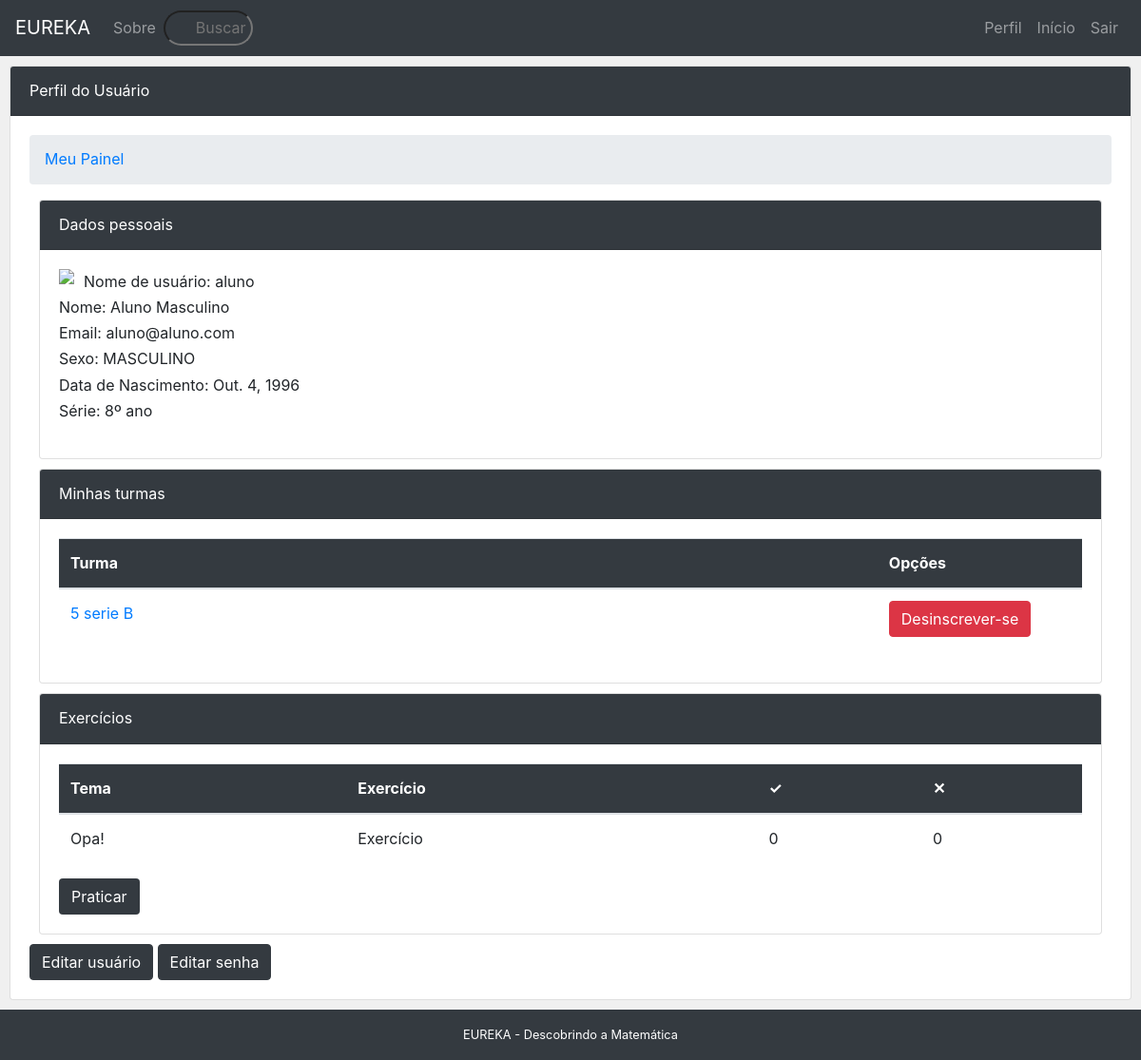
The app's page /usuario/ (signed in) with its own data.
### core/models.py (models this page shows)
class Usuario(AbstractBaseUser, PermissionsMixin):
	USER_OPTIONS = (
		('PROFESSOR', 'Professor'),
		('ALUNO', 'Aluno'),
	)
	GENDER_OPTIONS = (
		('MASCULINO', 'M'),
		('FEMININO', 'F'),
	)
	username = models.CharField('Nome de Usuário', max_length=30, unique=True, validators = [validators.RegexValidator(re.compile('^[\w.@+-]+$'), 'O nome de usuário só pode conter letras, dígitos ou os seguintes caracteres @/./+/-/_', 'invalid')])
	name = models.CharField('Nome', max_length=100)
	gender = user_type = models.CharField('Sexo', max_length=9, choices=GENDER_OPTIONS, default='MASCULINO')
	birth_date = models.DateField('Data de Nascimento', null=True, blank = True)
	grade = models.IntegerField('Série', validators=[MaxValueValidator(9), MinValueValidator(1)], null=True, blank = True)
	email = models.EmailField('Email', max_length=256, blank=True, unique=True)
	image = models.ImageField(upload_to='core/images', verbose_name = 'Imagem', null = True, blank = True)
	user_type = models.CharField('Tipo', max_length=9, choices=USER_OPTIONS, default='ALUNO')
	created_at = models.DateTimeField('Criado em', auto_now_add=True)
	updated_at = models.DateTimeField('Atualizado em', auto_now=True)
	is_active = models.BooleanField('Esta ativo?', blank=True, default=True)
	is_staff = models.BooleanField('Admin', blank=True, default=False)
	date_joined = models.DateTimeField('Data de cadastro', auto_now_add=True)
	objects = UserManager()
	USERNAME_FIELD = 'username'
	REQUIRED_FIELDS = ['email','name','gender','birth_date','user_type']
	def __str__(self):
		return self.name
	class Meta:
		verbose_name = 'Usuário'
		verbose_name_plural = 'Usuários'

class Aluno_Turma(models.Model):
	turma_id = models.ForeignKey('Turma', related_name = 'matriculas', on_delete=models.CASCADE)
	aluno_id = models.ForeignKey(get_user_model(), verbose_name = 'Usuário', related_name = 'matriculas', on_delete=models.CASCADE, null = True)
	class Meta:
		verbose_name = 'Inscrição'
		verbose_name_plural = 'Inscrições'
		unique_together = (('aluno_id','turma_id'),)

class Turma(models.Model):
	COURSE_OPTIONS = (
		('PUBLICA', 'Pública'),
		('PRIVADA', 'Privada'),
	)
	name = models.CharField('Nome', max_length=100)
	course_type = models.CharField('Tipo', max_length=9, choices=COURSE_OPTIONS, default='PUBLICA')
	responsible = models.ForeignKey('Usuario', verbose_name='Responsável', on_delete=models.CASCADE)
	created_at = models.DateTimeField('Criado em', auto_now_add=True)
	updated_at = models.DateTimeField('Atualizado em', auto_now=True)
	def __str__(self):
		return self.name

class Aluno_Exercicio(models.Model):
	exercicio_id = models.ForeignKey('Exercicio', verbose_name='Exercício', on_delete=models.CASCADE, default=1)
	aluno_id = models.ForeignKey('Usuario', on_delete=models.CASCADE, default=1)
	corrects = models.IntegerField('Certos', default=0)
	wrongs = models.IntegerField('Errados', default=0)
	score = models.FloatField('Nota final', blank=True, null=True)
	score_2 = models.FloatField('Nota da prática', blank=True, null=True)
	def __str__(self):
		return self.aluno_id.name+" concluiu o exercício "+self.exercicio_id.name

class Exercicio(models.Model):
	name = models.CharField('Nome', max_length=100, default='Exercicio')
	tema_id = models.ForeignKey('Tema', on_delete=models.CASCADE, default=1)
	multiple_times = models.BooleanField('Pode ser feito mais de uma vez', default=False)
	created_at = models.DateTimeField('Criado em', auto_now_add=True)
	updated_at = models.DateTimeField('Atualizado em', auto_now=True)
	class_id = models.ForeignKey('Aula', verbose_name='Aula', on_delete=models.CASCADE, blank=True, null=True)
	def __str__(self):
		return self.name

class Tema(models.Model):
	name = models.CharField('Nome', max_length=100)
	turma_id = models.ForeignKey('Turma', on_delete=models.CASCADE)
	responsible = models.ForeignKey('Usuario', verbose_name='Responsável', on_delete=models.CASCADE)
	created_at = models.DateTimeField('Criado em', auto_now_add=True)
	updated_at = models.DateTimeField('Atualizado em', auto_now=True)
	def __str__(self):
		return self.name

### core/views/user.py (the view)
# urls.py: path('usuario/', views.usuario, name='usuario'),
@login_required
def usuario(request):
	turmas = Turma.objects.filter(responsible= request.user)
	aluno_exercicios = Aluno_Exercicio.objects.filter(aluno_id=request.user)
	print(aluno_exercicios)
	context = {
		'turmas' : turmas,
		'aluno_exercicios' : aluno_exercicios
	}
	return render(request,'user/usuario.html', context)

### core/templatetags/version.py (called while the page is built)
@register.simple_tag
def load_my_courses(user):
	return Aluno_Turma.objects.filter(aluno_id=user)

### core/templates/user/usuario.html (shortened to what this page needs)
{% extends "base.html" %}
{% load version %}
{% block content %}
<div class="card cardEspecial">
	<div class="card-header bg-dark text-white">
		Perfil do Usuário
	</div>
	<div class="card-body">
		<div class="pure-u-1">
			<ul class="breadcrumb">
				{% block breadcrumb %}
				<li><a href="{% url 'usuario' %}">Meu Painel</a></li>
				{% endblock %}
			</ul>
		</div>
		<div>
			{% block dashboard_content %}
				<div class="card">
					<div class="card-header bg-dark text-white">
						Dados pessoais
					</div>
					<div class="card-body">
						{% if user.image %}
						<img src="{{ user.image.url }}"style=" width: 150px; height: 170px; margin-right: 10px;" class="img-fluid" align="left">
						{% else %}
						<img src="https://www.cisidat.org.mx/home/wp-content/uploads/2016/10/no-user.jpg" style="max-width:150px; margin-right: 10px;" class="img-fluid" align="left">
						{% endif %}
						<p>Nome de usuário: {{user.username}}<br>
						Nome: {{user.name}}<br>
						Email: {{user.email}}<br>
						Sexo: {{user.gender}}<br>
						Data de Nascimento: {{user.birth_date}}<br>
						{% if user.user_type == 'ALUNO' %}
						Série: {{user.grade}}º ano<br></p>
						{% endif %}
					</div>
				</div>
				<div class="card cardEspecial">
					<div class="card-header bg-dark text-white">
						Minhas turmas
					</div>
					<div class="card-body">
						<div class="table-responsive">
							<table class="table">
								<thead class="bg-dark text-white">
									<tr>
										<th scope="col">Turma</th>
										<th scope="col" style="width: 20%">Opções</th>
									</tr>
								</thead>
								<tbody>
								{% if user.user_type == 'ALUNO' %}
									{% load_my_courses user as matriculas %}
									{% for matricula in matriculas %}
										<tr>
											<td><a href="{% url 'turma' matricula.turma_id.pk %}">{{ matricula.turma_id }}</a></td>
											<td><a href="{% url 'desmatricular' matricula.turma_id.pk %}" class="btn btn-danger">Desinscrever-se</a></td>
										</tr>
									{% empty %}
										<tr>
											<td>Nenhuma turma disponível...</td>
										</tr>
									{% endfor %}
								{% endif %}
							  </tbody>
							</table>
						</div>
					</div>
				</div>
				{% if user.user_type == 'ALUNO' %}
				<div class="card cardEspecial">
					<div class="card-header bg-dark text-white">
						Exercícios
					</div>
					<div class="card-body">
						<div class="table-responsive">
							<table class="table">
								<thead class="bg-dark text-white">
									<tr>
										<th scope="col">Tema</th>
										<th scope="col">Exercício</th>
										<th scope="col">&#10003;</th>
										<th scope="col">&#10005;</th>
									</tr>
								</thead>
								<tbody>
									{% for aluno_exercicio in aluno_exercicios %}
										<tr>
											<td>{{aluno_exercicio.exercicio_id.tema_id}}</td>
											<td>{{aluno_exercicio.exercicio_id}}</td>
											<td>{{aluno_exercicio.corrects}}</td>
											<td>{{aluno_exercicio.wrongs}}</td>
										</tr>
									{% empty %}
										<tr>
											<td>Nenhum exercício disponível...</td>
										</tr>
									{% endfor %}
							  </tbody>
							</table>
						</div>
						<a href="#" class="btn bg-dark text-white">Praticar</a>
					</div>
				</div>
				{% endif %}
				<form action="{% url 'editar_usuario' %}" style="display:inline-block;">
					<input type="submit" value="Editar usuário" class="btn btn-dark"/>
				</form>
				<form action="{% url 'editar_senha' %}" style="display:inline-block;">
					<input type="submit" value="Editar senha" class="btn btn-dark"/>
				</form>
			{% endblock %}
		</div>
	</div>
</div>
{% endblock %}

### core/static/css/styles.css (style rules this page uses)
* { -webkit-box-sizing: border-box; -moz-box-sizing: border-box; box-sizing: border-box; }
body { margin: 0 auto; line-height: 1.7em; }
.card { margin-left: 10px; margin-right: 10px; margin-top: 10px; margin-bottom: 10px; }
.cardEspecial { margin-left: 10px; margin-right: 10px; margin-top: 10px; margin-bottom: 10px; }
input { outline: none; }

### records on screen
Usuario: username "aluno", name "Aluno Masculino", email "aluno@aluno.com", gender "MASCULINO", birth_date "Out. 4, 1996", grade "8"
Aluno_Turma: turma_id "5 serie B"
Aluno_Exercicio: exercicio_id.tema_id "Opa!", exercicio_id "Exercício", corrects "0", wrongs "0"
